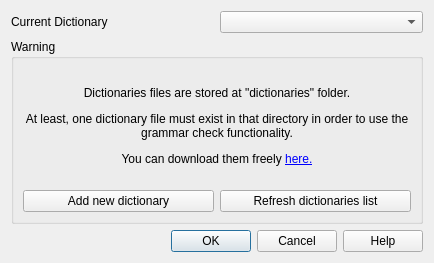
<?xml version="1.0" encoding="UTF-8"?>
<ui version="4.0">
 <class>Dialog_DictionarySettings</class>
 <widget class="QDialog" name="Dialog_DictionarySettings">
  <property name="geometry">
   <rect>
    <x>0</x>
    <y>0</y>
    <width>434</width>
    <height>263</height>
   </rect>
  </property>
  <property name="minimumSize">
   <size>
    <width>434</width>
    <height>155</height>
   </size>
  </property>
  <property name="maximumSize">
   <size>
    <width>434</width>
    <height>330</height>
   </size>
  </property>
  <property name="windowTitle">
   <string>LaTeX Office Writer</string>
  </property>
  <layout class="QGridLayout" name="gridLayout">
   <item row="0" column="0">
    <widget class="QLabel" name="labelCurrentDictionary">
     <property name="text">
      <string>Current Dictionary</string>
     </property>
    </widget>
   </item>
   <item row="0" column="1">
    <widget class="QComboBox" name="comboBox"/>
   </item>
   <item row="1" column="0" colspan="2">
    <widget class="QGroupBox" name="groupBoxWarning">
     <property name="title">
      <string>Warning</string>
     </property>
     <layout class="QGridLayout" name="gridLayout_2">
      <item row="2" column="1">
       <widget class="QPushButton" name="pushButtonSearch">
        <property name="text">
         <string>Refresh dictionaries list</string>
        </property>
       </widget>
      </item>
      <item row="2" column="0">
       <widget class="QPushButton" name="pushButtonAdd">
        <property name="text">
         <string>Add new dictionary</string>
        </property>
       </widget>
      </item>
      <item row="0" column="0" colspan="2">
       <widget class="QLabel" name="labelDictionary">
        <property name="text">
         <string>&lt;html&gt;&lt;head/&gt;&lt;body&gt;&lt;p&gt;Dictionaries files are stored at &amp;quot;dictionaries&amp;quot; folder.&lt;/p&gt;&lt;p&gt;At least, one dictionary file must exist in that directory in order to use the grammar check functionality.&lt;/p&gt;&lt;p&gt;You can download them freely &lt;a href=&quot;http://cgit.freedesktop.org/libreoffice/dictionaries/tree/&quot;&gt;&lt;span style=&quot; text-decoration: underline; color:#0000ff;&quot;&gt;here.&lt;/span&gt;&lt;/a&gt;&lt;/p&gt;&lt;/body&gt;&lt;/html&gt;</string>
        </property>
        <property name="textFormat">
         <enum>Qt::RichText</enum>
        </property>
        <property name="alignment">
         <set>Qt::AlignCenter</set>
        </property>
        <property name="wordWrap">
         <bool>true</bool>
        </property>
        <property name="openExternalLinks">
         <bool>true</bool>
        </property>
       </widget>
      </item>
     </layout>
    </widget>
   </item>
   <item row="2" column="0" colspan="2">
    <widget class="QDialogButtonBox" name="buttonBox">
     <property name="orientation">
      <enum>Qt::Horizontal</enum>
     </property>
     <property name="standardButtons">
      <set>QDialogButtonBox::Cancel|QDialogButtonBox::Help|QDialogButtonBox::Ok</set>
     </property>
    </widget>
   </item>
  </layout>
 </widget>
 <tabstops>
  <tabstop>comboBox</tabstop>
  <tabstop>pushButtonAdd</tabstop>
  <tabstop>pushButtonSearch</tabstop>
 </tabstops>
 <resources/>
 <connections>
  <connection>
   <sender>buttonBox</sender>
   <signal>accepted()</signal>
   <receiver>Dialog_DictionarySettings</receiver>
   <slot>accept()</slot>
   <hints>
    <hint type="sourcelabel">
     <x>248</x>
     <y>254</y>
    </hint>
    <hint type="destinationlabel">
     <x>157</x>
     <y>274</y>
    </hint>
   </hints>
  </connection>
  <connection>
   <sender>buttonBox</sender>
   <signal>rejected()</signal>
   <receiver>Dialog_DictionarySettings</receiver>
   <slot>reject()</slot>
   <hints>
    <hint type="sourcelabel">
     <x>316</x>
     <y>260</y>
    </hint>
    <hint type="destinationlabel">
     <x>286</x>
     <y>274</y>
    </hint>
   </hints>
  </connection>
 </connections>
</ui>
